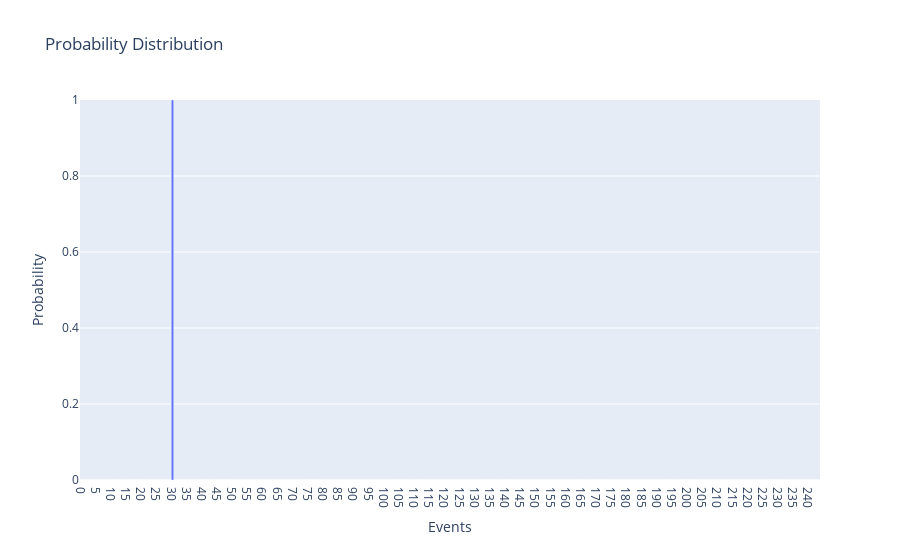

Here is the notebook cell this chart was saved with:
### Code cell
import plotly.graph_objects as go
import numpy as np

# Create a sample one-dimensional tensor of probabilities
probabilities = F.softmax(preds[1].detach()).numpy()

# Create labels for each probability (you can customize these)
labels = [f'{i}' for i in range(len(probabilities))]

# Create the bar chart
fig = go.Figure(data=[
    go.Bar(x=labels, y=probabilities)
])

# Update the layout
fig.update_layout(
    title='Probability Distribution',
    xaxis_title='Events',
    yaxis_title='Probability',
    yaxis_range=[0, 1]  # Set y-axis range from 0 to 1 for probabilities
)

# Show the plot
fig.show()

### Figure 1 — Plotly figure (JSON) as saved in the notebook; plotly's stock layout.template omitted (floating-point values rounded to 4 significant figures; data arrays with more than 128 entries replaced by an {"elided": "..."} marker saying what was removed)
{"data": [{"type": "bar", "x": {"elided": "244 str values"}, "y": {"elided": "244 float values"}}], "layout": {"autosize": true, "title": {"text": "Probability Distribution"}, "xaxis": {"autorange": true, "range": [-0.5, 243.5], "title": {"text": "Events"}, "type": "category"}, "yaxis": {"range": [0, 1], "title": {"text": "Probability"}, "type": "linear"}}}
